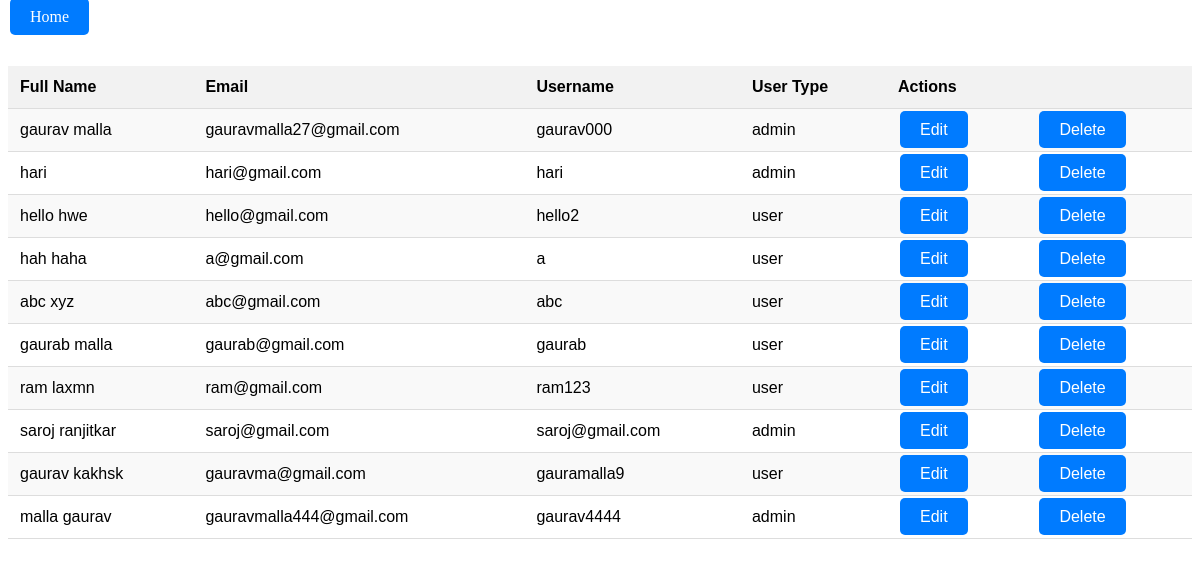
Screenshot of /admin/user.php with the database file from the repository.
### tables this page shows
CREATE TABLE `users` (
  `id` int(255) NOT NULL,
  `fullname` varchar(255) NOT NULL,
  `email` varchar(255) NOT NULL,
  `username` varchar(255) NOT NULL,
  `password` varchar(255) NOT NULL,
  `user_type` varchar(255) NOT NULL DEFAULT 'user'
);

### admin/user.php (the view, shortened to what this page needs)
<?php
include 'connection.php';
?>
<!DOCTYPE html>
<html lang="en">
<head>
</head>
<body>
    <div class="home-btn">
        <a class="btn" href="admin_pannel.php">Home</a>
    </div>
    <table>
        <tr>
            <th>Full Name</th>
            <th>Email</th>
            <th>Username</th>
            <th>User Type</th>
            <th colspan="2">Actions</th>
        </tr>
        <?php
        $query = "SELECT * FROM users";
        $data = mysqli_query($conn, $query);
        $result = mysqli_num_rows($data);
        if ($result) {
            while ($row = mysqli_fetch_assoc($data)) {
                echo "<tr>
                        <td>{$row['fullname']}</td>
                        <td>{$row['email']}</td>
                        <td>{$row['username']}</td>
                        <td>{$row['user_type']}</td>
                        <td><a class='btn' href='update.php?id={$row['id']}'>Edit</a></td>
                        <td><a class='btn' href='delete-user.php?id={$row['id']}' onclick='return confirm(\"Are you sure?\")'>Delete</a></td>
                    </tr>";
            }
        } else {
            echo "<tr>
                    <td colspan='6'>No records found</td>
                  </tr>";
        }
        ?>
    </table>
</body>
</html>

### admin/user.php (style rules this page uses)
table { width: 100%; border-collapse: collapse; margin-top: 20px; font-family: Arial, sans-serif; }
th, td { padding: 12px; border-bottom: 1px solid #ddd; }
th { background-color: #f2f2f2; text-align: left; }
tr:nth-child(even) { background-color: #f9f9f9; }
.btn { background-color: #007bff; border: none; color: white; padding: 10px 20px; text-align: center; text-decoration: none; font-size: 16px; margin: 4px 2px; cursor: pointer; border-radius: 5px; transition: background-color 0.3s; }
.home-btn { display: inline-block; margin-bottom: 20px; }

### rows the page displays
users: fullname "gaurav malla", email "gauravmalla27@gmail.com", username "gaurav000", user_type "admin"
users: fullname "hari", email "hari@gmail.com", username "hari", user_type "admin"
users: fullname "hello hwe", email "hello@gmail.com", username "hello2", user_type "user"
users: fullname "hah haha", email "a@gmail.com", username "a", user_type "user"
users: fullname "abc xyz", email "abc@gmail.com", username "abc", user_type "user"
users: fullname "gaurab malla", email "gaurab@gmail.com", username "gaurab", user_type "user"
users: fullname "ram laxmn", email "ram@gmail.com", username "ram123", user_type "user"
users: fullname "saroj ranjitkar", email "saroj@gmail.com", username "saroj@gmail.com", user_type "admin"
users: fullname "gaurav kakhsk", email "gauravma@gmail.com", username "gauramalla9", user_type "user"
users: fullname "malla gaurav", email "gauravmalla444@gmail.com", username "gaurav4444", user_type "admin"
